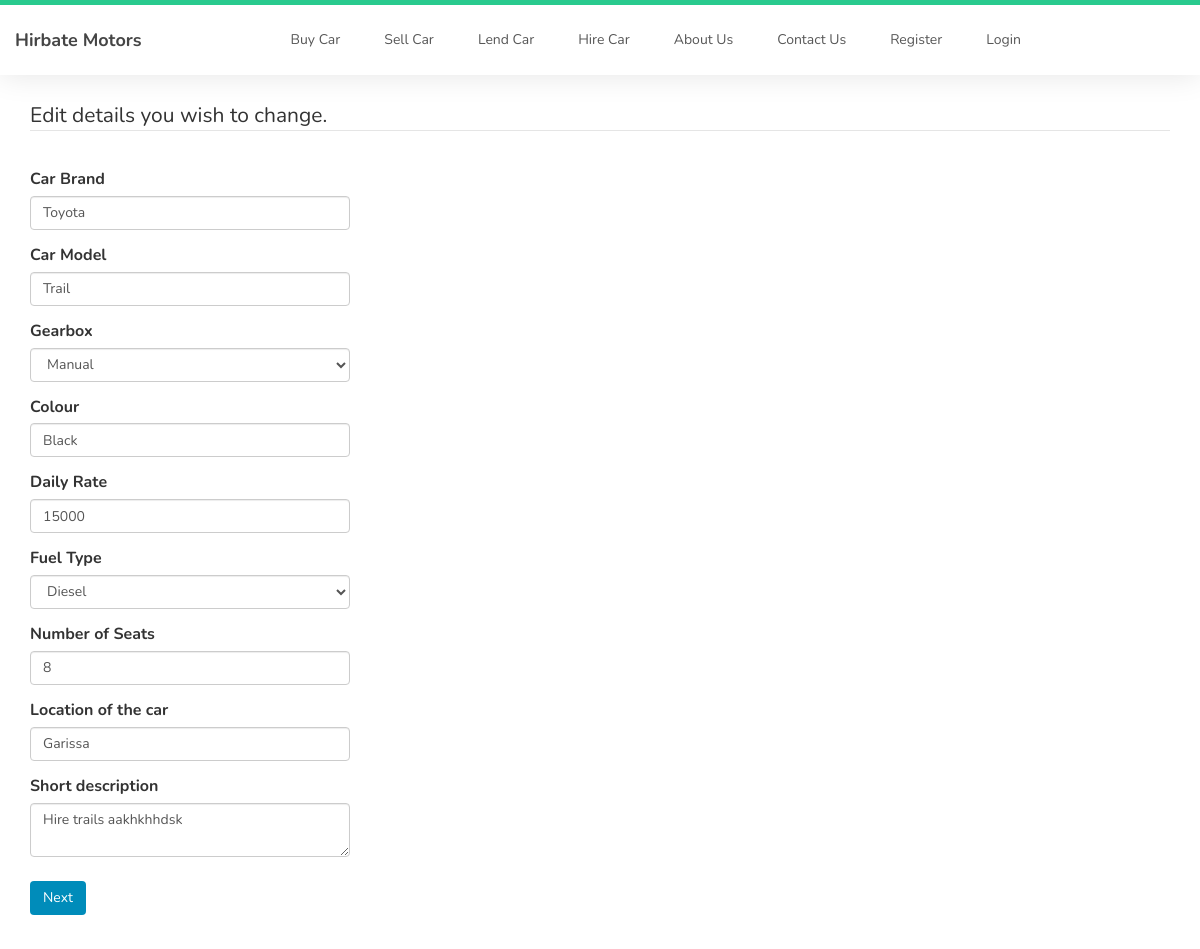
Page /edit_car_for_hire/1 on the committed database.
### car_dealer/models.py (models this page shows, shortened)
class LendCar(db.Model):
    __tablename__ = 'lendcar'
    id = db.Column(db.Integer, primary_key=True)
    brand = db.Column(db.String(40), nullable=False)
    model = db.Column(db.String(40), nullable=False)
    gearbox = db.Column(db.String, nullable=False)
    color = db.Column(db.String, nullable=False)
    daily_rate = db.Column(db.Integer, nullable=False)
    fuel = db.Column(db.String, nullable=False)
    seats = db.Column(db.Integer, nullable=False)
    location = db.Column(db.String(30), nullable=False)
    description = db.Column(db.Text, nullable=False)
    is_approved = db.Column(db.Boolean, nullable=False, default=False)
    user_id = db.Column(db.Integer, db.ForeignKey('user.id'), nullable=False)
    photo_reference = db.relationship('HirePhotos', backref='Car', lazy=True)

### car_dealer/routes.py (the view, shortened to what this page needs)
@app.route('/edit_car_for_hire/<int:car_id>', methods=['GET', 'POST'])
def edit_car_for_hire(car_id):
    car = LendCar.query.get_or_404(car_id)
    form = LendCarForm()
    if request.method == 'GET':
        form.brand.data = car.brand
        form.color.data = car.color
        form.gearbox.data = car.gearbox
        form.daily_rate.data = car.daily_rate
        form.model.data = car.model
        form.seats.data = car.seats
        form.description.data = car.description
        form.location.data = car.location
        form.fuel.data = car.fuel
    return render_template('edit_car_hire.html', title='Edit Car', form=form)

### car_dealer/forms.py
class LendCarForm(FlaskForm):
    brand = StringField('Car Brand', validators=[DataRequired(), Length(min=3, max=20)])
    model = StringField('Car Model', validators=[DataRequired(), Length(min=3, max=20)])
    daily_rate = IntegerField('Daily Rate', validators=[DataRequired()])
    fuel = SelectField('Fuel Type', choices=fuel_drop_list)
    color = StringField('Colour', validators=[DataRequired(), Length(max=10)])
    gearbox = SelectField('Gearbox', choices=gearbox_drop_list, default=1)
    seats = IntegerField('Number of Seats', validators=[DataRequired()])
    location = StringField('Location of the car', validators=[DataRequired(), Length(max=30)])
    description = TextAreaField('Short description', validators=[DataRequired(), Length(min=10, max=140)])
    upload = SubmitField('Next')

### car_dealer/templates/edit_car_hire.html (shortened to what this page needs)
{% extends 'layout.html' %}
{% block content %}
    <div class="container form-group mt-4 mb-4">
        <form action="" method="POST" enctype="multipart/form-data">
            <fieldset class="form-group" style="margin-top: 3rem;">
                <legend class="border-bottom">Edit details you wish to change.</legend>
                <div class="row" id="carUploadForm">
                    <div class="form-group">
                        <div class="col-md-12">
                            {{ form.brand.label (class="form-control-label")}}
                                {% if form.brand.errors %}
                                    {{ form.brand (class="form-control form-control-lg is-invalid")}}
                                    <ul class="invalid-feedback">
                                        {% for error in form.brand.errors %}
                                            <span>{{ error }}</span>
                                        {% endfor %}
                                    </ul>
                                {% else %}
                                    {{ form.brand (class="form-control form-control-lg")}}
                                {% endif %}
                        </div>
                    </div>
                    <div class="form-group">
                        <div class="col-md-12">
                            {{ form.model.label (class="form-control-label")}}
                                {% if form.model.errors %}
                                    {{ form.model (class="form-control form-control-lg is-invalid")}}
                                    <ul class="invalid-feedback">
                                        {% for error in form.model.errors %}
                                            <span>{{ error }}</span>
                                        {% endfor %}
                                    </ul>
                                {% else %}
                                    {{ form.model (class="form-control form-control-lg")}}
                                {% endif %}
                        </div>
                    </div>
                    <div class="form-group">
                        <div class="col-md-12">
                            {{ form.gearbox.label (class="form-control-label")}}
                                {% if form.gearbox.errors %}
                                    {{ form.gearbox (class="form-control form-control-lg is-invalid")}}
                                    <ul class="invalid-feedback">
                                        {% for error in form.gearbox.errors %}
                                            <span>{{ error }}</span>
                                        {% endfor %}
                                    </ul>
                                {% else %}
                                    {{ form.gearbox (class="form-control form-control-lg")}}
                                {% endif %}
                        </div>
                    </div>
                    <div class="form-group">
                        <div class="col-md-12">
                            {{ form.color.label (class="form-control-label")}}
                                {% if form.color.errors %}
                                    {{ form.color (class="form-control form-control-lg is-invalid")}}
                                    <ul class="invalid-feedback">
                                        {% for error in form.color.errors %}
                                            <span>{{ error }}</span>
                                        {% endfor %}
                                    </ul>
                                {% else %}
                                    {{ form.color (class="form-control form-control-lg")}}
                                {% endif %}
                        </div>
                    </div>
                    <div class="form-group">
                        <div class="col-md-12">
                            {{ form.daily_rate.label (class="form-control-label")}}
                                {% if form.daily_rate.errors %}
                                    {{ form.daily_rate (class="form-control form-control-lg is-invalid")}}
                                    <ul class="invalid-feedback">
                                        {% for error in form.daily_rate.errors %}
                                            <span>{{ error }}</span>
                                        {% endfor %}
                                    </ul>
                                {% else %}
                                    {{ form.daily_rate (class="form-control form-control-lg")}}
                                {% endif %}
                        </div>
                    </div>
                    <div class="form-group">
                        <div class="col-md-12">
                            {{ form.fuel.label (class="form-control-label")}}
                            {% if form.fuel.errors %}
                                {{ form.fuel (class="form-control form-control-lg is-invalid")}}
                                <ul class="invalid-feedback">
                                    {% for error in form.fuel.errors %}
                                        <span>{{ error }}</span>
                                    {% endfor %}
                                </ul>
                            {% else %}
                                {{ form.fuel (class="form-control form-control-lg")}}
                            {% endif %}
                        </div>
                    </div>
                    <div class="form-group">
                        <div class="col-md-12">
                            {{ form.seats.label (class="form-control-label")}}
                            {% if form.seats.errors %}
                                {{ form.seats (class="form-control form-control-lg is-invalid")}}
                                <ul class="invalid-feedback">
                                    {% for error in form.seats.errors %}
                                        <span>{{ error }}</span>
                                    {% endfor %}
                                </ul>
                            {% else %}
                                {{ form.seats (class="form-control form-control-lg")}}
                            {% endif %}
                        </div>
                    </div>
                    <div class="form-group">
                        <div class="col-md-12">
                            {{ form.location.label (class="form-control-label")}}
                            {% if form.location.errors %}
                                {{ form.location (class="form-control form-control-lg is-invalid")}}
                                <ul class="invalid-feedback">
                                    {% for error in form.location.errors %}
                                        <span>{{ error }}</span>
                                    {% endfor %}
                                </ul>
                            {% else %}
                                {{ form.location (class="form-control form-control-lg")}}
                            {% endif %}
                        </div>
                    </div>
                    <div class="form-group">
                        <div class="col-md-12">
                            {{ form.description.label (class="form-control-label")}}
                            {% if form.description.errors %}
                                {{ form.description (class="form-control form-control-lg is-invalid")}}
                                <ul class="invalid-feedback">
                                    {% for error in form.description.errors %}
                                        <span>{{ error }}</span>
                                    {% endfor %}
                                </ul>
                            {% else %}
                                {{ form.description (class="form-control form-control-lg")}}
                            {% endif %}
                        </div>
                    </div>
                    <div>
                        <div class="col-md-12">
                            {{ form.upload (class="btn btn-outline-info", style="background-color: #008CBA; color: white; margin-top: 1rem;")}}
                        </div>
                    </div>
                </div>
            </fieldset>
        </form>
    </div>
{% endblock %}

### car_dealer/static/css/style.css (style rules this page uses)
body { background: #ffffff; font-family: 'Nunito', sans-serif; overflow-x: hidden; padding-top: 10px; }
html { -webkit-font-smoothing: antialiased; }
a, input, button, .form-control { -webkit-transition: 0.5s; transition: 0.5s; }
#registerForm, #loginForm, #carUploadForm, #AccountUpdateForm { width: 350px; font-size: 16px; margin-top: 10px; }
.col-md-12 { margin-top: 0.7rem; margin-bottom: 0.7rem; }

### rows in the picture
LendCar: brand "Toyota", model "Trail", gearbox "Manual", color "Black", daily_rate "15000", fuel "Diesel", seats "8", location "Garissa", description "Hire trails aakhkhhdsk"
